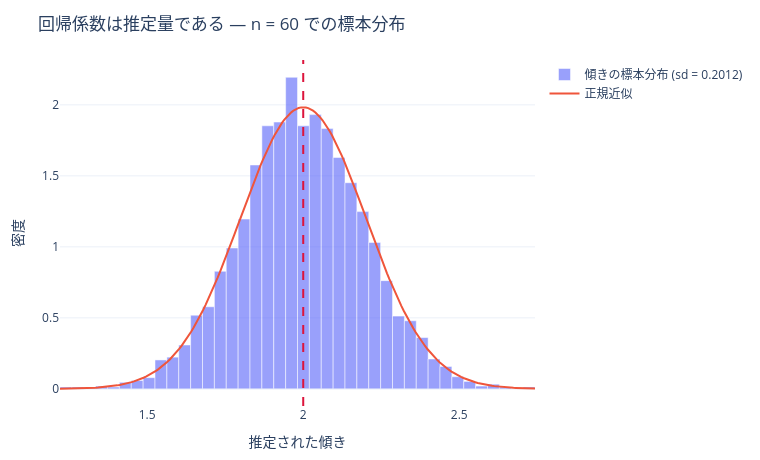

The code cell stored with this chart in its notebook:
### Markdown cell above
## 1. モデルと 3 つの仮定

$$
y = X\beta + \varepsilon
$$

推測を行うには、誤差 $\varepsilon$ について 3 つを仮定する。

1. $E[\varepsilon] = 0$ — モデルに系統的なずれがない
2. $\mathrm{Var}(\varepsilon) = \sigma^2 I$ — **等分散かつ無相関**
3. $X$ は固定(または $\varepsilon$ と独立)

**2 つ目が現実で最も破れやすい。** この章の後半はその話である。

まず、係数が推定量であることを見ておこう。同じ真値から何度もデータを作れば、
推定される傾きはばらつく。

### Code cell
plotting.coefficient_sampling(n=60, n_reps=4000, seed=RANDOM_SEED)

### Figure 1 — Plotly figure (JSON) as saved in the notebook; plotly's stock layout.template omitted (floating-point values rounded to 4 significant figures; data arrays with more than 128 entries replaced by an {"elided": "..."} marker saying what was removed)
{"data": [{"name": "傾きの標本分布 (sd = 0.2012)", "opacity": 0.65, "type": "bar", "width": 0.03806, "x": [1.24, 1.278, 1.316, 1.354, 1.392, 1.43, 1.468, 1.506, 1.544, 1.582, 1.62, 1.658, 1.696, 1.734, 1.772, 1.81, 1.848, 1.886, 1.925, 1.963, 2.001, 2.039, 2.077, 2.115, 2.153, 2.191, 2.229, 2.267, 2.305, 2.343, 2.381, 2.419, 2.457, 2.495, 2.533, 2.572, 2.61, 2.648, 2.686, 2.724], "y": [0.01314, 0.01314, 0.006569, 0.01971, 0.01314, 0.04598, 0.05912, 0.07883, 0.2036, 0.2233, 0.3087, 0.519, 0.5781, 0.8277, 0.9919, 1.196, 1.577, 1.852, 1.879, 2.194, 1.852, 1.931, 1.833, 1.629, 1.452, 1.248, 1.031, 0.762, 0.5124, 0.4795, 0.3613, 0.2102, 0.1577, 0.0854, 0.05255, 0.01971, 0.03285, 0.01314, 0.0, 0.01314]}, {"mode": "lines", "name": "正規近似", "type": "scatter", "x": {"elided": "200 float values"}, "y": {"elided": "200 float values"}}], "layout": {"height": 460, "margin": {"b": 50, "l": 60, "r": 30, "t": 60}, "shapes": [{"line": {"color": "crimson", "dash": "dash"}, "type": "line", "x0": 2.0, "x1": 2.0, "xref": "x", "y0": 0, "y1": 1, "yref": "y domain"}], "title": {"text": "回帰係数は推定量である — n = 60 での標本分布"}, "width": 760, "xaxis": {"title": {"text": "推定された傾き"}}, "yaxis": {"title": {"text": "密度"}}}}
